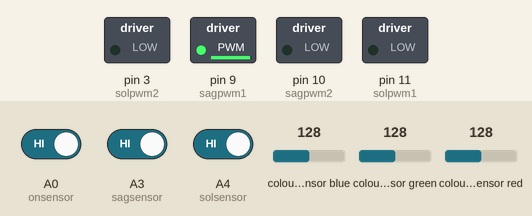
This sketch was run on a simulated Arduino Uno, built with avr-gcc and run on an emulated ATmega328P. Shown: switched loads named in the sketch (green lamp = pin HIGH). Wiring (inferred from the names in the program): TCS3200 colour sensor: output pin 12; S2 pin 5; S3 pin 6; S0 pin 8; S1 pin 4. Dashed ring = blinking. The inputs (shaded band) are chosen by the test bench; at power-on: A0 (onsensor) HIGH, colour sensor green 128, A3 (sagsensor) HIGH, A4 (solsensor) HIGH, colour sensor blue 128, colour sensor red 128. Pins used as bus, display or sensor lines are not drawn; what the sketch prints to the serial monitor is not drawn.

Above: at 3.2 s.
3.3 s: A0 (onsensor) driven LOW
At 4.5 s:
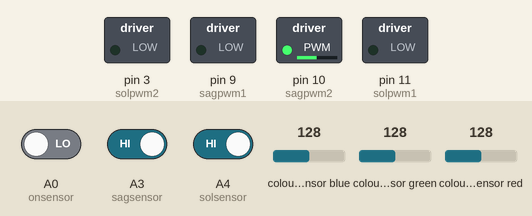
6.3 s: colour sensor green set to 5
At 7.28 s:
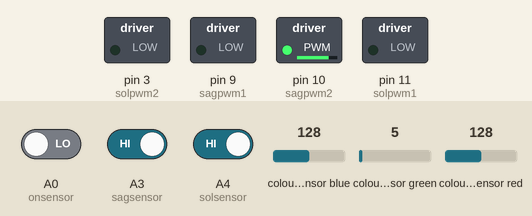
9.3 s: A3 (sagsensor) driven LOW
12.3 s: A3 (sagsensor) driven HIGH
15.3 s: A0 (onsensor) driven HIGH
At 16.7 s:
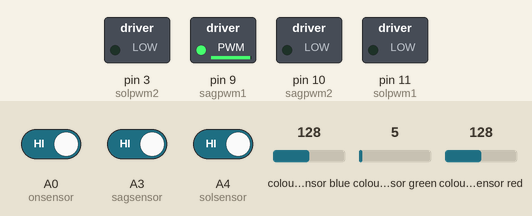
17.6 s: A3 (sagsensor) driven LOW and A4 (solsensor) driven LOW
At 18.02 s:
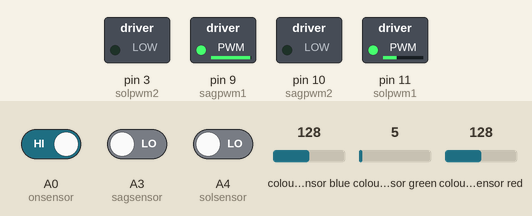
Timing chart, 0 to 21.6 s (numbered marks = the images above; inputs shaded):
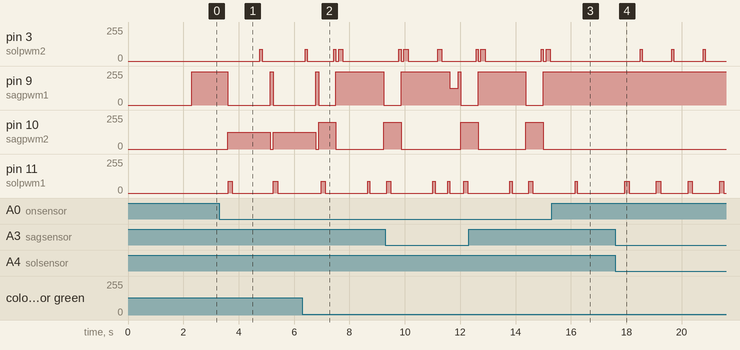

Measured:
- after the input at 3.3 s, pin 3 (solpwm2): 0/255 → 87/255 after 1.5 s, → 0/255 0.08 s later; pin 9 (sagpwm1): 250/255 → 0/255 after 0.31 s, → 250/255 1.5 s later, → 0/255 0.10 s later
- after the input at 15.3 s, pin 3 (solpwm2): stays 0/255 (without the input it goes to 87/255 after 2.0 s); pin 9 (sagpwm1): stays 250/255 (without the input it goes to 0/255 after 1.4 s); pin 10 (sagpwm2): stays 0/255 (without the input it goes to 200/255 after 1.4 s); pin 11 (solpwm1): goes on until 16.2 s, then stays 0/255
- after the input at 17.6 s, pin 3 (solpwm2): alternates 87/255 for 0.08 s and 0/255 for 1.1 s, starting after 0.90 s; pin 11 (solpwm1): alternates 87/255 for 0.15 s and 0/255 for 0.99 s, starting after 0.35 s

The sketch:

arduino_masin_kodu.ino
```cpp
// Qirmizi en yaxin 100
// 10sm, ucun 220


// Yasil en yaxin 50-60
// 10sm ucun 80-95

//45 RED YAXIN
//18sm 400
//10sm 270-290 arasi sm
//10sm GRE 700-800 arasi
//Yaxinda 200 220


//Motorlar ve sensorlari tanidiriq
#define S1 A5
#define S0 8
#define S3 A2
#define S2 A1
#define sensorOut 12
#define solpwm1 11
#define solpwm2 3
#define sagpwm1 9
#define sagpwm2 10
#define sagsensor A3
#define solsensor A4
#define onsensor A0
#define DS1 4
#define DS2 5
#define DS3 6


//Rengleri tanidiriq
int redFrequency = 0;
int greenFrequency = 0;
int blueFrequency = 0;
int nofilter = 0;
int redColor = 0;
int greenColor = 0;
int blueColor = 0;
int nofilterColor = 0;
int Round = 0;
// int blueFrequency = 0;
void setup() {

  //pinmodlari teyin edirik
  pinMode(S0, OUTPUT);
  pinMode(S1, OUTPUT);
  pinMode(S2, OUTPUT);
  pinMode(S3, OUTPUT);
  pinMode(DS1, INPUT_PULLUP);
  pinMode(DS2, INPUT_PULLUP);
  pinMode(DS3, INPUT_PULLUP);
  pinMode(sensorOut, INPUT);
  pinMode(solpwm1, OUTPUT);
  pinMode(solpwm2, OUTPUT);
  pinMode(sagpwm1, OUTPUT);
  pinMode(sagpwm2, OUTPUT);
  pinMode(sagsensor, INPUT_PULLUP);
  pinMode(solsensor, INPUT_PULLUP);
  pinMode(onsensor, INPUT_PULLUP);
  digitalWrite(S0, HIGH);
  digitalWrite(S1, LOW);
  Serial.begin(9600);

  delay(2000);
}
int donmeistiqameti = 0;  //0 olanda sola dönür 1 olanda sağa dönür
int donmevaxti = 200;

void loop() {
  //switch ayarlari
  if (digitalRead(DS1) == 1 && digitalRead(DS2) == 1) {
    donmeistiqameti = 0;
  } else if (digitalRead(DS1) == 0 && digitalRead(DS2) == 0) {
    donmeistiqameti = 1;
  }

  if (digitalRead(DS3) == 0) {
    Round = 1;
  } else {
    Round = 2;
  }

  //Deyeylerin komputere yollanmasi
  digitalWrite(S2, LOW);
  digitalWrite(S3, LOW);

  redFrequency = pulseIn(sensorOut, LOW);
  redColor = map(redFrequency, 253, 750, 255, 0);

  Serial.print("R = ");
  Serial.print(redColor);
  Serial.print("  ");
  Serial.print(redFrequency);

  delay(100);

  digitalWrite(S2, HIGH);
  digitalWrite(S3, HIGH);

  greenFrequency = pulseIn(sensorOut, LOW);
  greenColor = map(greenFrequency, 200, 880, 255, 0);

  Serial.print(" G = ");
  Serial.print(greenColor);
  Serial.print("  ");
  Serial.print(greenFrequency);
  delay(100);

  digitalWrite(S2, LOW);
  digitalWrite(S3, HIGH);

  // Reading the output frequency
  blueFrequency = pulseIn(sensorOut, LOW);
  blueColor = map(blueFrequency, 269, 855, 255, 0);
  // Printing the BLUE (B) value
  Serial.print(" B = ");
  Serial.print(blueColor);
  Serial.print("  ");
  Serial.println(blueFrequency);

  delay(100);

  digitalWrite(S2, HIGH);
  digitalWrite(S3, LOW);

  // Reading the output frequency


//Robotun ise dusmesi
  get(100, 100);
  if (digitalRead(onsensor) == LOW) {
    //Borderin sesnroun onune cixilmasi veziyetinde
    if(blueColor > redColor && blueColor > greenColor){
    Serial.print(" Gorur ");

    get(-80, 100);

      //switch veziyetine baxir
    if (donmeistiqameti == 0) {
      Sagadon(300);

    } else if (donmeistiqameti == 1) {
      Soladon(300);
    }
get(100,100);
    if (donmeistiqameti == 1) {
      Sagadon(900);

    } else if (donmeistiqameti == 0) {
      Soladon(900);
    }
get(100,100);}
    //Qarsisinda qirmizi mane varsa
    else if (redColor > greenColor && blueColor > redColor) {
      Sagadon(400);
      //Qarsisinda yasil mane varsa:
    } else if (greenColor > redColor && blueColor > greenColor) {
        Soladon(1200);
      // }
      // else{
      //   Soladon(400);
      // }
    }else if(greenColor > 200 && redColor < 250){
      get(-50,10);
      Soladon(1000);
    }else if(redColor > 250){
      get(-50,10);
      Sagadon(1000);
    }
  }

  //Yan sensorlara gore istiqamet teyin edir
  if (digitalRead(solsensor) == LOW && digitalRead(sagsensor) == LOW) {
    get(-50, 1);
    if (donmeistiqameti == 0) {
      get(100, 10);
      Sagadon(400);
    } else {
      get(100, 10);
      Soladon(400);
    }
    get(100, 100);

    //Sol sensorun yolladigi informasiyaya qarsi hereket:
  } else if (digitalRead(solsensor) == LOW) {
    Sagadon(donmevaxti);
    get(50, 1);
    //Sag sensorun yolladigi informasiyaya qarsi hereket:
  } else if (digitalRead(sagsensor) == LOW) {
    Soladon(donmevaxti);
    get(50, 1);
  }
}

void Soladon(int time) { //Sola donme funksiyasi
  don(-35, 150);
  don(0, time);
  don(35, 75);
  don(0, 1);
}

void Sagadon(int time) { //Saga donme funksiyasi
  don(35, 150);
  don(0, time);
  don(-35, 75);
  don(0, 1);
}
void get(float suret, int timex) { //ireli getme funksiyasi
  suret = suret * 2.5;
  if (suret >= 0) {
    analogWrite(sagpwm1, suret);
    digitalWrite(sagpwm2, LOW);
  } else {
    suret = abs(suret);
    digitalWrite(sagpwm1, LOW);
    analogWrite(sagpwm2, suret);
  }
  delay(timex);
}
void don(float suret, int timex) { //Donme funksiyasi
  suret = suret * 2.5;

  if (suret >= 0) {
    analogWrite(solpwm1, suret);
    digitalWrite(solpwm2, LOW);
  } else {
    suret = abs(suret);
    digitalWrite(solpwm1, LOW);
    analogWrite(solpwm2, suret);
  }
  delay(timex);
}
```
